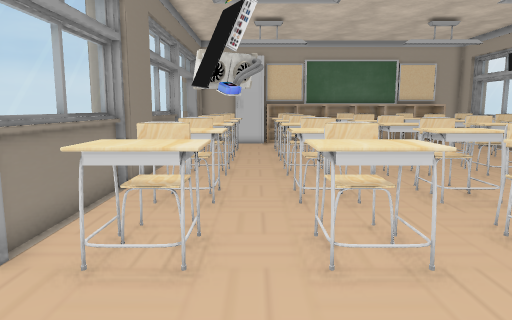
View 1 (above)

17 first-person views from a walk through a scene from a Unity 3-D project. The camera is 1.2 m above the floor, tilts 8° down and sees 70° across. Doors are open. The floor is counted in squares, 0.5 m on a side. Each view is taken from the middle of a square. On the plan, view 1 faces up. The plan holds only what a view shows up to about 20 squares ahead; the rest is blank. Some surface patterns are stand-ins.

View 2
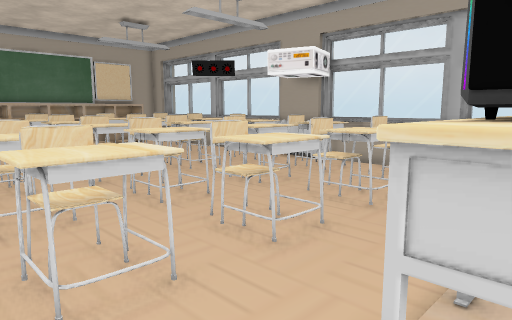

View 3
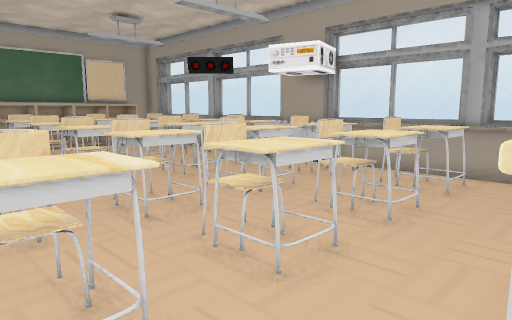

View 4
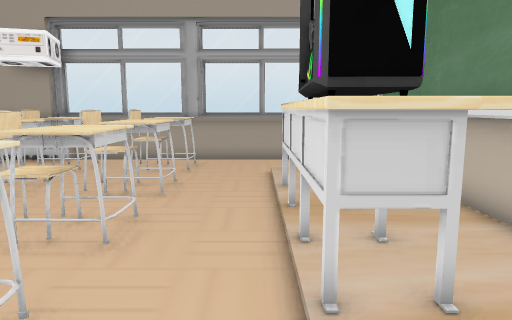

View 5
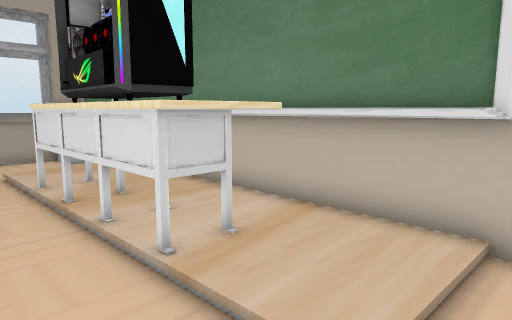

View 6
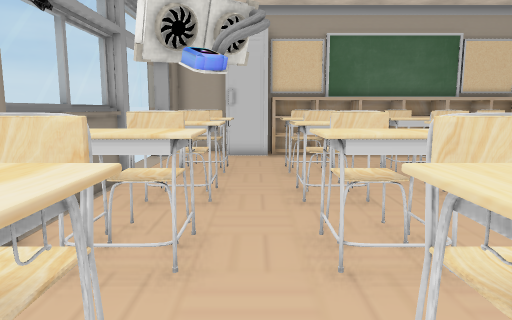

View 7
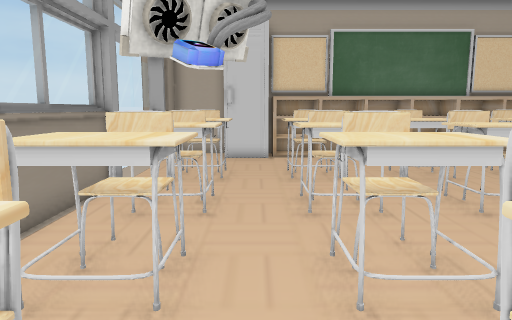

View 8
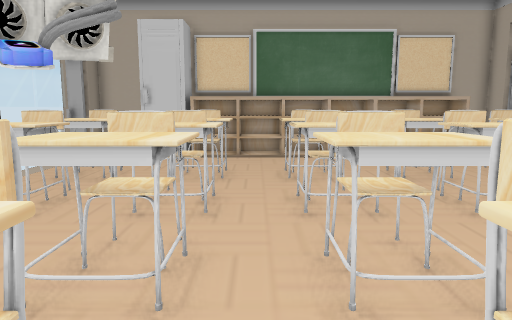

View 9
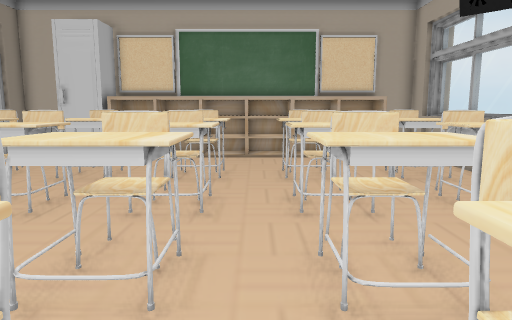

View 10
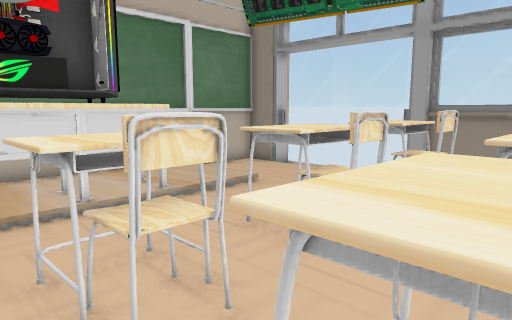

View 11
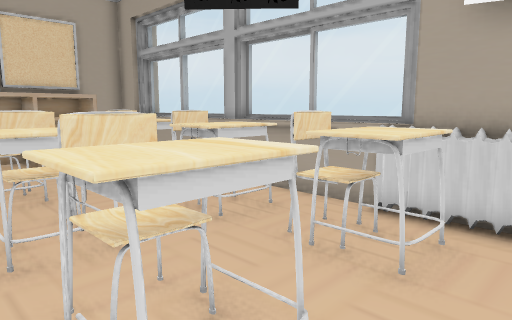

View 12
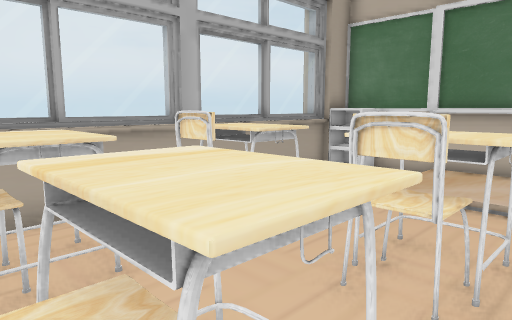

View 13
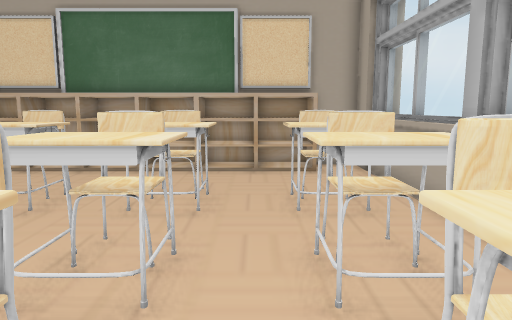

View 14
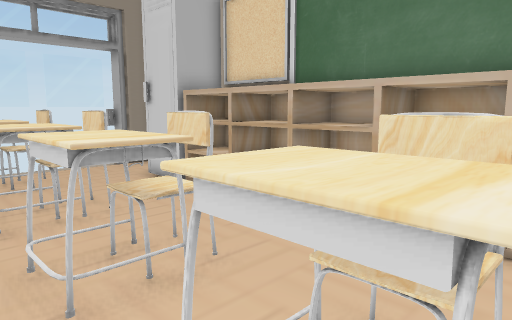

View 15
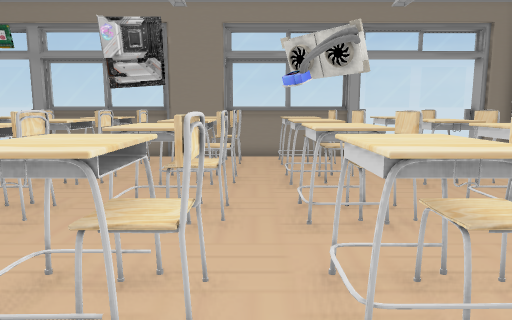

View 16
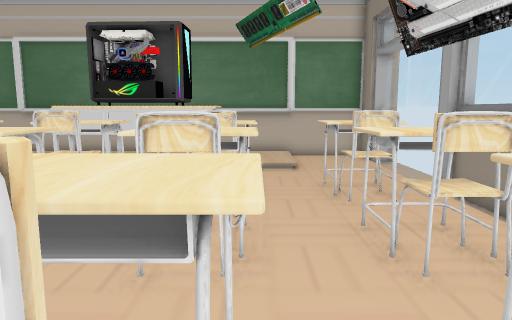

View 17
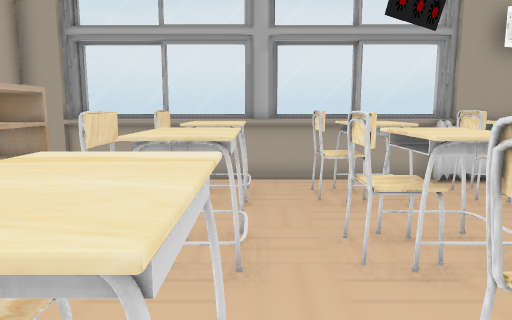

### Floor plan
Key: @ floor where view 1 was taken; # wall or solid block; x gap in a wall; . floor; D open door; = window, fence, low wall or low ledge; ^ raised ledge; O other object.
Columns run from 6 left of view 1 to 17 right of it. Each row starts with its distance up from view 1.
 30   #####################
 29  ##.O #^ ^^^^^^ ^ ^ ^.##
 28  D..OO#^^^^^^^^^^^^^^.=#
 27  D....................=#
 26  D....................=#
 25  D....................=#
 24  D.^^^.^^^.^^^.^^#.^^.=#
 23   .^^^.^^^.^^^.^^^.^^^=#
 22  # .^...^...^...^..^^.=#
 21  #   ...x...x...x... #=#
 20   #=#=.#^^.^^#.^^#.^^#=#
 19   #^##.^^^.^^^.^^^.^^^=#
 18   #=##.^^^.^^^.^^..^^.=#
 17   #...................=#
 16   #.^=.=^=.=^=.^^=.^^.=#
 15   #^^^.^^^.^^^.^^^.^^^##
 14   #^^^.^^^.^^^.^^^.^^.#
 13   #...................##
 12   ####.#^#.#^#.#^ ....=#
 11   #^^x.^^^.^^^.^^^.^^^=#
 10   #^^^.^^^.^^^.^^^.^^^=#
  9   #...................=#
  8   #.^#.#^#.#^#.#^ .#^.=#
  7  # ^^^.^^^.^^^.^^^.^^^=#
  6  # ^^^.^^^.^^^.^^^.^^^=#
  5  D....................=#
  4  D....................=#
  3  D....................=#
  2  D.......^#OOOO^......=#
  1  D.......^OOOOO^......=#
  0 #D....@..^^^^^^^.... .=#
 -1  ################### ^^#
 -2                    ####

Where each view was taken, in squares from view 1:
view 1: 0 up, 0 right, facing up
view 2: 1 up, 0 right, facing up-right
view 3: 2 up, 1 right, facing up-right
view 4: 3 up, 1 left, facing right
view 5: 5 up, 2 left, facing down-right
view 6: 9 up, 0 right, facing up
view 7: 10 up, 0 right, facing up
view 8: 10 up, 4 right, facing up
view 9: 10 up, 8 right, facing up
view 10: 11 up, 8 right, facing down-left
view 11: 12 up, 8 right, facing up-right
view 12: 12 up, 8 right, facing down-right
view 13: 14 up, 12 right, facing up
view 14: 21 up, 11 right, facing up-left
view 15: 17 up, 14 right, facing left
view 16: 17 up, 1 right, facing down
view 17: 22 up, 4 right, facing right
